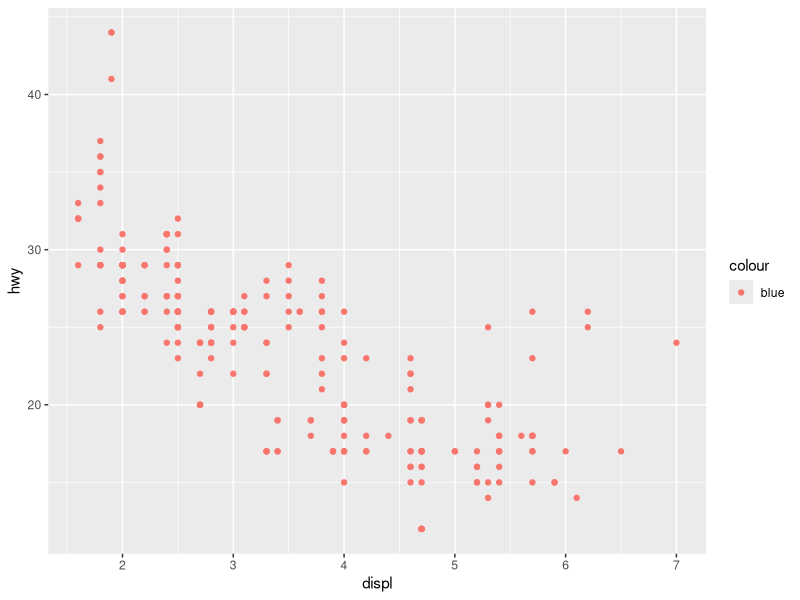
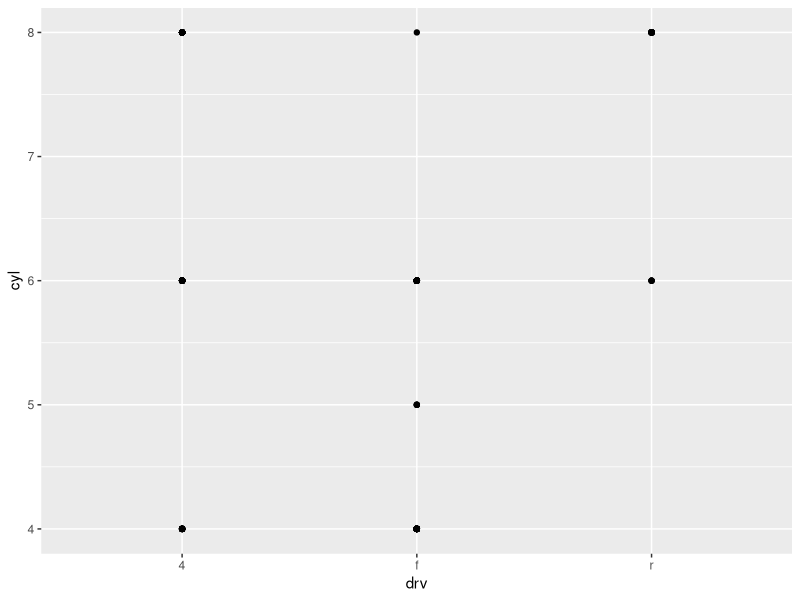
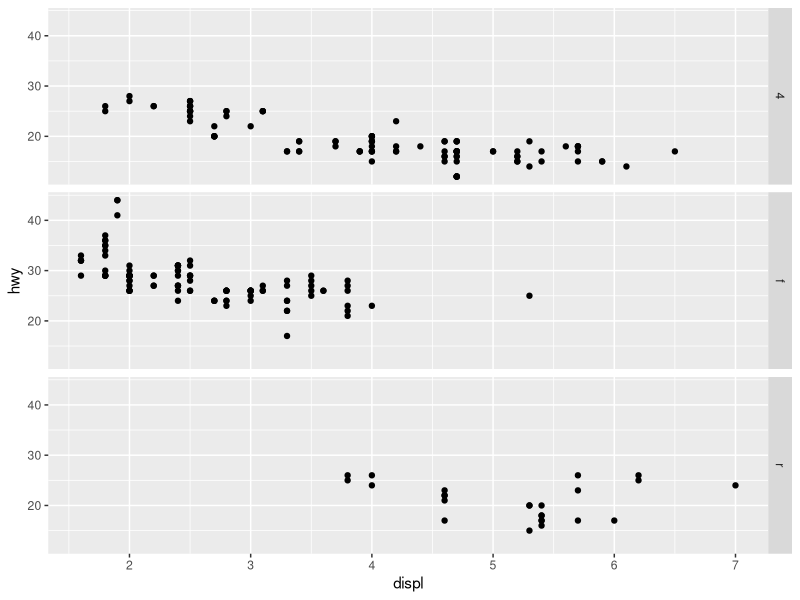
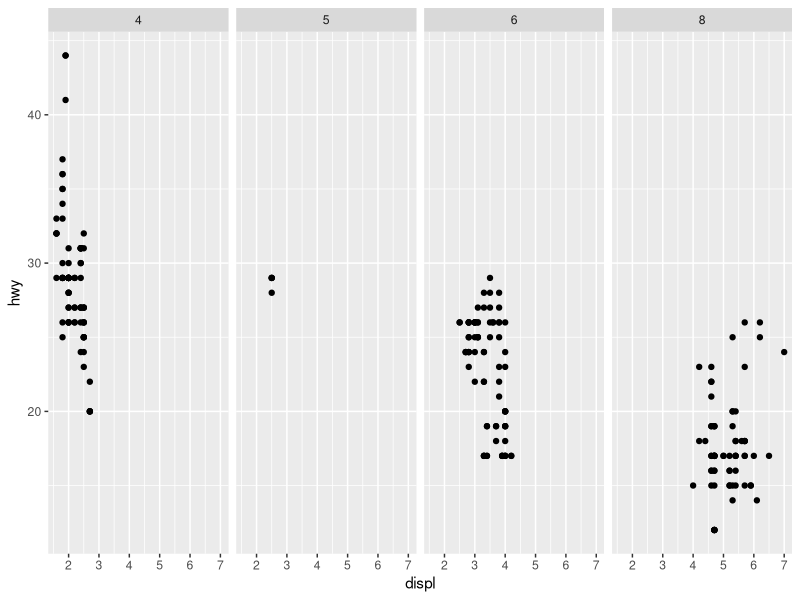
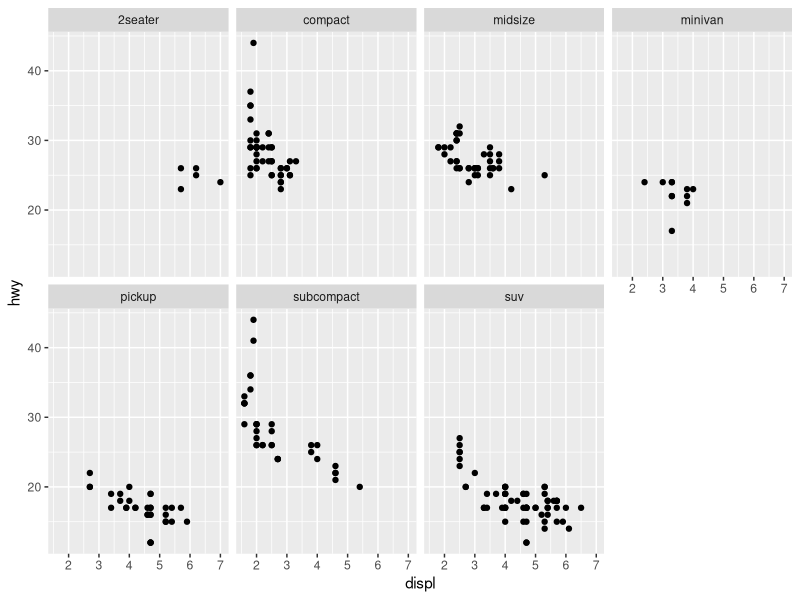
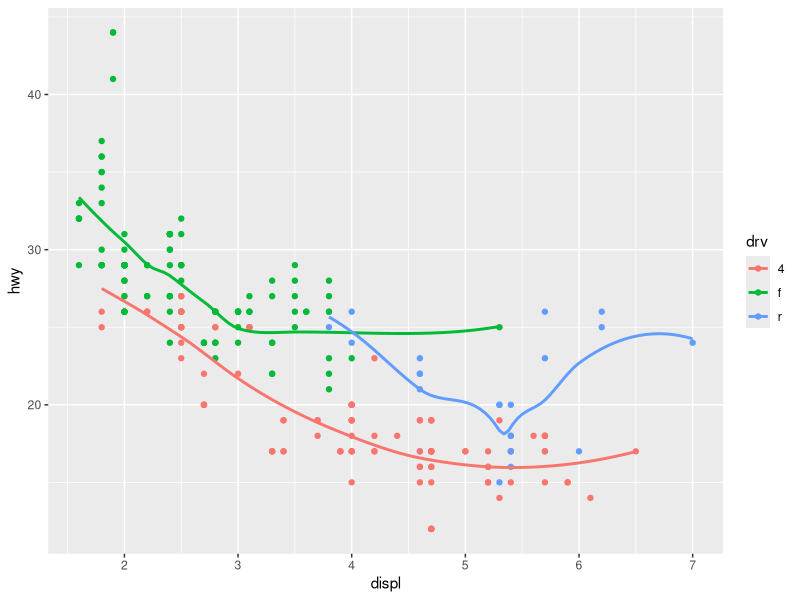
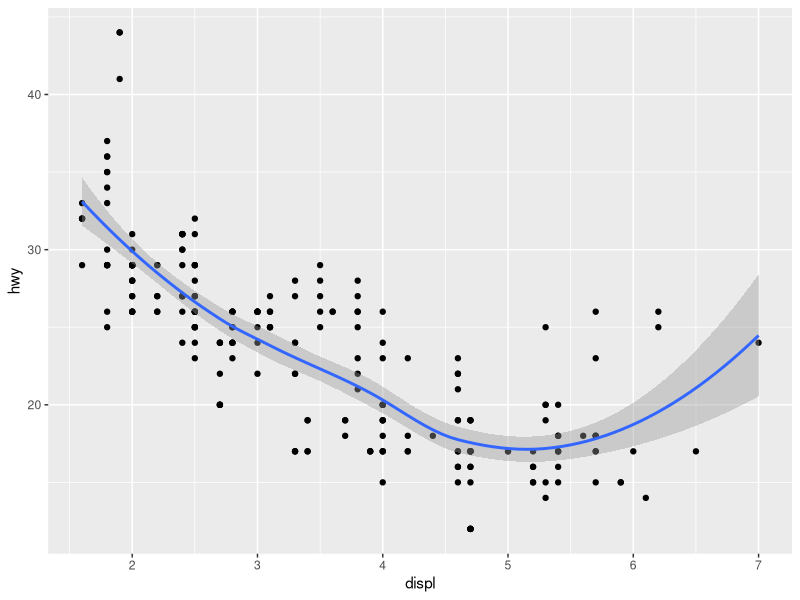
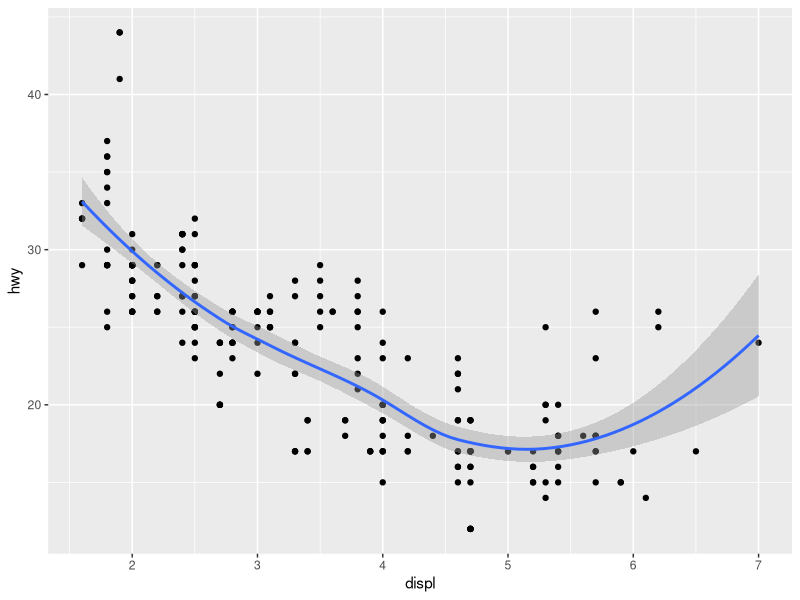

The R source for these figures, in order:
#=====================================================================================================
# Script Name: Explore.R
# Script Author: Erika Anderson et al.
# Script Date: 2019-03
# R Version: R version 3.5.2 (2018-12-20) "Eggshell Igloo"
# RStudio: Version 1.1.463
#
# R for Data Science Exercises from Explore Section
#
#=====================================================================================================

# this is only necessary if you haven't used tidyverse ever
# install.packages("tidyverse")


# load libraries
library(tidyverse)

##########################
## 3.2.4 Exercises

 # 1. Run ggplot(data = mpg). What do you see?

  
 # 2. How many rows are in mpg? How many columns?
  
 # 3. What does the drv variable describe? Read the help for ?mpg to find out.

 # 4. Make a scatterplot of hwy vs cyl.

 # 5. What happens if you make a scatterplot of class vs drv? Why is the plot not useful?

##########################
## 3.3.1 Exercises

 # 1. What’s gone wrong with this code? Why are the points not blue?

 ggplot(data = mpg) + 
   geom_point(mapping = aes(x = displ, y = hwy, color = "blue"))

 # 2. Which variables in mpg are categorical? 
 # Which variables are continuous? (Hint: type ?mpg to read the documentation for the dataset). 
 # How can you see this information when you run mpg?
  
 # 3. Map a continuous variable to color, size, and shape. 
 # How do these aesthetics behave differently for categorical vs. continuous variables?
  
 # 4.What happens if you map the same variable to multiple aesthetics?
  
 # 5.What does the stroke aesthetic do? What shapes does it work with? (Hint: use ?geom_point)

 # 6. What happens if you map an aesthetic to something other than a variable name, 
 #     like aes(colour = displ < 5)? Note, you’ll also need to specify x and y.

##############################
## 3.5.1 Exercises

 # 1. What happens if you facet on a continuous variable?
  
 # 2.  What do the empty cells in plot with facet_grid(drv ~ cyl) mean? How do they relate to this plot?
  
  ggplot(data = mpg) + 
  geom_point(mapping = aes(x = drv, y = cyl))

 # 3. What plots does the following code make? What does . do?
  
  ggplot(data = mpg) + 
  geom_point(mapping = aes(x = displ, y = hwy)) +
  facet_grid(drv ~ .)

ggplot(data = mpg) + 
  geom_point(mapping = aes(x = displ, y = hwy)) +
  facet_grid(. ~ cyl)

 # 4. Take the first faceted plot in this section:
  
  ggplot(data = mpg) + 
  geom_point(mapping = aes(x = displ, y = hwy)) + 
  facet_wrap(~ class, nrow = 2)
  
 # 5. What are the advantages to using faceting instead of the colour aesthetic? 
   # What are the disadvantages? 
   # How might the balance change if you had a larger dataset?
  
 # 6. Read 
  ?facet_wrap
  
  #What does nrow do? 
  #What does ncol do? 
  #What other options control the layout of the individual panels? 
  #Why doesn’t facet_grid() have nrow and ncol arguments?
  
 # 7.When using facet_grid() you should usually put the variable with 
   #more unique levels in the columns. Why?
  
  
##############################
## 3.6.1 Exercises
  # 1. What geom would you use to draw a line chart? 
  # A boxplot? 
  # A histogram? 
  # An area chart?
    
 # 2. Run this code in your head and predict what the output will look like. 
  # Then, run the code in R and check your predictions.
  
  ggplot(data = mpg, mapping = aes(x = displ, y = hwy, color = drv)) + 
    geom_point() + 
    geom_smooth(se = FALSE)
  
 # 3. What does show.legend = FALSE do? What happens if you remove it?
  # Why do you think I used it earlier in the chapter?
    
 # 4. What does the se argument to geom_smooth() do?
    
 # 5. Will these two graphs look different? Why/why not?
    
    ggplot(data = mpg, mapping = aes(x = displ, y = hwy)) + 
    geom_point() + 
    geom_smooth()
  
  ggplot() + 
    geom_point(data = mpg, mapping = aes(x = displ, y = hwy)) + 
    geom_smooth(data = mpg, mapping = aes(x = displ, y = hwy))
  
  # 6. Recreate the R code necessary to generate the following graphs.
  

##############################
## 3.7.1 Exercises
  
  # 1. What is the default geom associated with stat_summary()? 
  # How could you rewrite the previous plot to use that geom function instead of the stat function?
    
  # 2. What does geom_col() do? How is it different to geom_bar()?
    
  # 3. Most geoms and stats come in pairs that are almost always used in concert. 
  # Read through the documentation and make a list of all the pairs. 
  # What do they have in common?
    
  # 4. What variables does stat_smooth() compute? 
  # What parameters control its behaviour?
    
  # 5. In our proportion bar chart, we need to set group = 1. Why? 
  
  # In other words what is the problem with these two graphs?
    
    ggplot(data = diamonds) + 
    geom_bar(mapping = aes(x = cut, y = ..prop..))
  ggplot(data = diamonds) + 
    geom_bar(mapping = aes(x = cut, fill = color, y = ..prop..))
  
##############################
##3.8.1 Exercises
  # 1. What is the problem with this plot? How could you improve it?
    
    ggplot(data = mpg, mapping = aes(x = cty, y = hwy)) + 
    geom_point()
  
  # 2. What parameters to geom_jitter() control the amount of jittering?
    
  # 3.Compare and contrast geom_jitter() with geom_count().
  
  # 4. What’s the default position adjustment for geom_boxplot()? 
  # Create a visualisation of the mpg dataset that demonstrates it.

##############################
##3.9.1 Exercises
  # 1. Turn a stacked bar chart into a pie chart using coord_polar().
  
  # 2. What does labs() do? Read the documentation.
  
  # 3. What’s the difference between coord_quickmap() and coord_map()?
    
  # 4. What does the plot below tell you about the relationship between city and highway mpg? 
    # Why is coord_fixed() important? What does geom_abline() do?
    
    ggplot(data = mpg, mapping = aes(x = cty, y = hwy)) +
    geom_point() + 
    geom_abline() +
    coord_fixed()